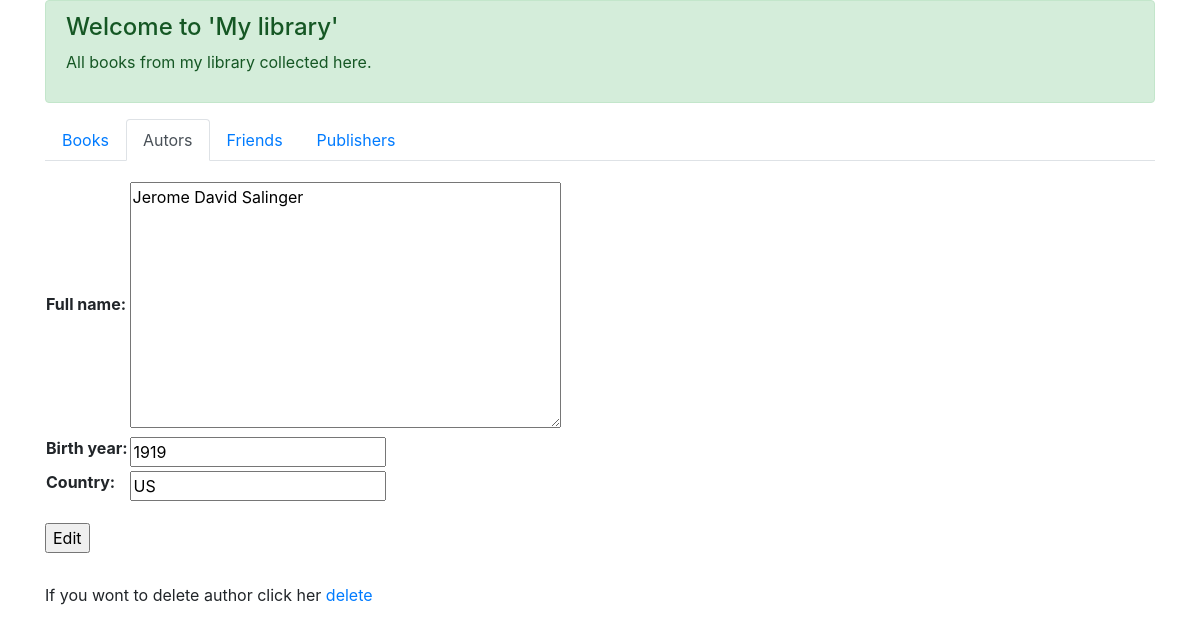
/author/5/, run on an earlier commit of the app's database.
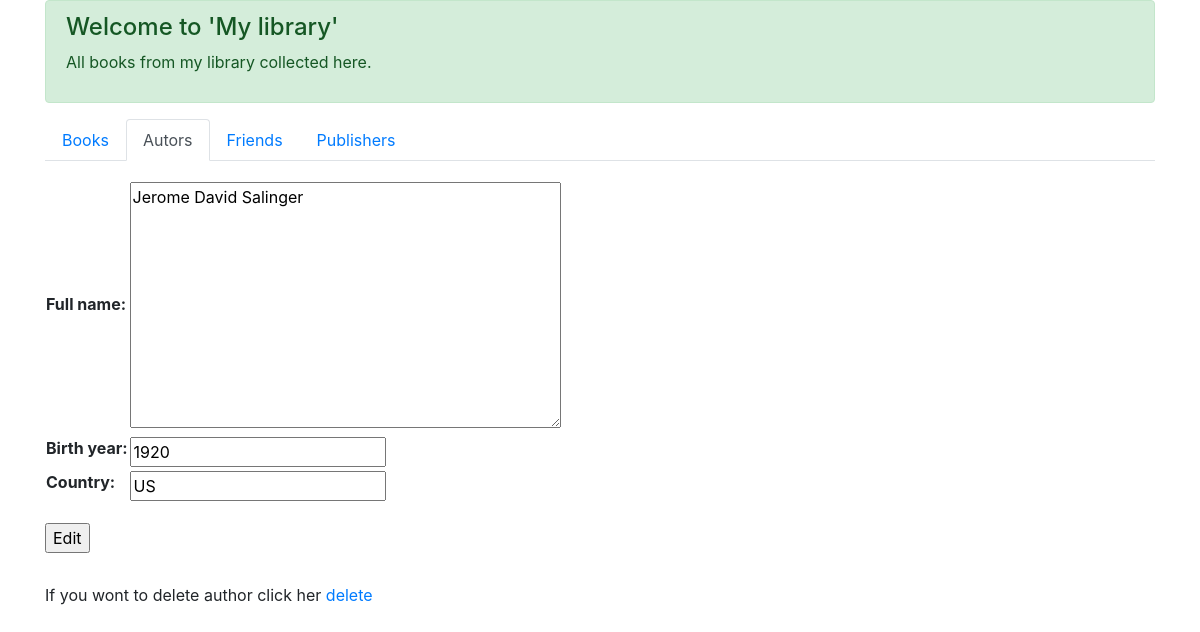
And on a later commit of the database.
### p_library/models.py (models this page shows, shortened)
class Author(models.Model):
    full_name = models.TextField(verbose_name='Full name')
    birth_year = models.SmallIntegerField(verbose_name='birth year')
    country = models.CharField(verbose_name='country' ,max_length=2)

### p_library/views.py (the view)
# urls.py: path('author/<int:pk>/', AuthorUpdate.as_view(), name='author_edit'),
class AuthorUpdate(UpdateView):
    model = Author
    success_url = reverse_lazy('p_library:author_list')
    fields = ['full_name', 'birth_year', 'country']
    template_name = 'author_edit.html'

### p_library/templates/author_edit.html (shortened to what this page needs)
<!DOCTYPE html>
<html lang="en">
    <head>
        <link rel="stylesheet"
              href="https://stackpath.bootstrapcdn.com/bootstrap/4.5.0/css/bootstrap.min.css"
>
    </head>
    <body>
        <div class="container">
            <div class="alert alert-success" role="alert">
                    <h4 class="alert-heading">Welcome to 'My library'</h4>
                    <p>All books from my library collected here.</p>
            </div>
            <ul class="nav nav-tabs">
                <li class="nav-item">
                    <a class="nav-link" href="/">Books</a>
                </li>
                <li class="nav-item">
                    <a class="nav-link active" href="/author/">Autors</a>
                </li>
                <li class="nav-item">
                    <a class="nav-link" href="/friend/">Friends</a>
                </li>
                <li class="nav-item">
                    <a class="nav-link" href="/publishers/">Publishers</a>
            </ul>
            <form method="post" style="margin: 20px 0">
                <table>
                    {{ form }}
                </table>
                <p style="margin-top: 20px">
                    <input type="submit" value="Edit">
                </p>
            </form>
            <p style="margin-top: 30px">If you wont to delete author click her <a href="delete/">delete</a></p>
        </div>
    </body>
</html>

What changed in the data, as far as the page shows it:
changed Author "Jerome David Salinger": birth_year "1919" → "1920"
